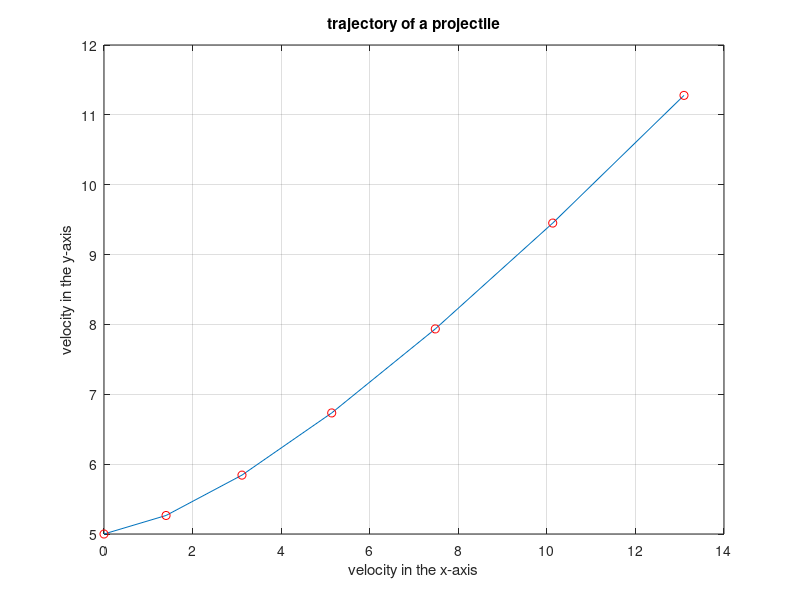

The MATLAB source for this figure:
%inputting 
h = input('Input the initial height of the projectile above the ground (meters): ');
v = input('Input the magnitude of the velocity (m/s): ');    
angle = input('Input the angle with respect to the x-axis at which the projectile is fired (degrees): ');
Ax = input('Input the x-component of the acceleration (meters/s^2): ');

x = true;
while(x==true)
    Ay = input('Input the y-component of the acceleration (meters/s^2): ');
    if (Ay~=0)
        x = false;
    else
        x = true;
        disp('Vertical acceleration cannot be zero!');
    end
end

Vx = v*cosd(angle);
Vy = v*sind(angle);



t_positive = (Vy+sqrt((Vy^2)+2*abs(Ay)*h))/abs(Ay);
t = 0:0.25:(t_positive);

x = Vx.*t + (1/2)*Ax*(t.^2);
y = Vy.*t + (1/2)*Ay*(t.^2)+h;

plot(x,y, '-o', 'markeredgecolor', 'r')
xlabel 'velocity in the x-axis'
ylabel 'velocity in the y-axis'
title 'trajectory of a projectile'
grid on